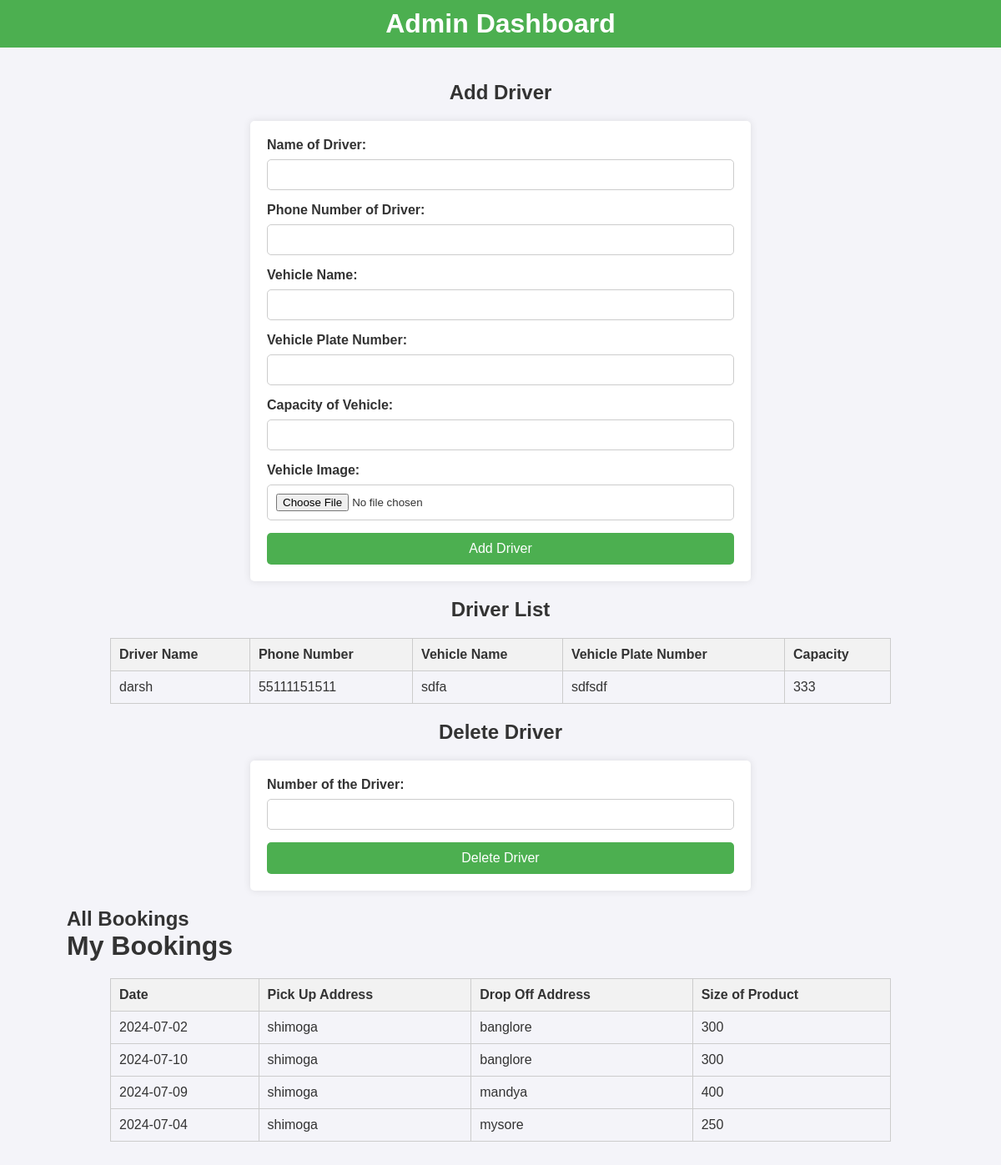
The page /admin_dashboard.php on the database its author committed.
### tables this page shows
CREATE TABLE `vehicle` (
  `id` int(11) NOT NULL,
  `driver_name` varchar(255) NOT NULL,
  `driver_phone` varchar(20) NOT NULL,
  `vehicle_name` varchar(255) NOT NULL,
  `vehicle_plate` varchar(50) NOT NULL,
  `capacity` varchar(50) NOT NULL,
  `vehicle_image` varchar(200) DEFAULT NULL
);

CREATE TABLE `booking` (
  `id` int(11) NOT NULL,
  `date` date NOT NULL,
  `address_pickup` varchar(255) NOT NULL,
  `address_drop` varchar(255) NOT NULL,
  `size_of_product` varchar(50) NOT NULL
);

### view_bookings.php (the view, shortened to what this page needs)
<?php
include 'db_connection.php';
$sql = "SELECT * FROM booking";
$result = $conn->query($sql);
if ($result->num_rows > 0) {
    echo "<h1>My Bookings</h1>";
    echo "<table border='1'>
            <tr>
                <th>Date</th>
                <th>Pick Up Address</th>
                <th>Drop Off Address</th>
                <th>Size of Product</th>
            </tr>";
    while ($row = $result->fetch_assoc()) {
        echo "<tr>
                <td>" . htmlspecialchars($row['date']) . "</td>
                <td>" . htmlspecialchars($row['address_pickup']) . "</td>
                <td>" . htmlspecialchars($row['address_drop']) . "</td>
                <td>" . htmlspecialchars($row['size_of_product']) . "</td>
              </tr>";
    }
    echo "</table>";
} else {
    echo "No bookings found";
}
?>

### admin_dashboard.php (shortened to what this page needs)
<!DOCTYPE html>
<html lang="en">
<head>
    <link rel="stylesheet" href="styles.css">
</head>
<body>
    <header>
        <span><h1>Admin Dashboard</h1></span>
    </header>
    <main>
        <center><h2>Add Driver</h2></center>
        <form id="addDriverForm" action="add_driver.php" method="POST" enctype="multipart/form-data">
            <label for="driver_name">Name of Driver:</label>
            <input type="text" id="driver_name" name="driver_name" required>
            <label for="driver_phone">Phone Number of Driver:</label>
            <input type="text" id="driver_phone" name="driver_phone" required>
            <label for="vehicle_name">Vehicle Name:</label>
            <input type="text" id="vehicle_name" name="vehicle_name" required>
            <label for="vehicle_plate">Vehicle Plate Number:</label>
            <input type="text" id="vehicle_plate" name="vehicle_plate" required>
            <label for="capacity">Capacity of Vehicle:</label>
            <input type="text" id="capacity" name="capacity" required>
            <label for="vehicle_image">Vehicle Image:</label>
            <input type="file" id="vehicle_image" name="vehicle_image" accept="image/*" required>
            <button type="submit">Add Driver</button>
        </form>
        <center><h2>Driver List</h2></center>
        <div id="driverList">
            <?php include 'view_drivers.php'; ?>
        </div>
        <center><h2>Delete Driver</h2></center>
        <form id="deleteDriverForm" action="delete_driver.php" method="POST">
            <label for="driver_phone_delete">Number of the Driver:</label>
            <input type="text" id="driver_phone_delete" name="driver_phone" required>
            <button type="submit">Delete Driver</button>
        </form>
        <h2>All Bookings</h2>
        <div id="bookings">
            <?php include 'view_bookings.php'; ?>
        </div>
    </main>
</body>
</html>

### view_drivers.php (shortened to what this page needs)
<?php
include 'db_connection.php';
$sql = "SELECT * FROM vehicle";
$result = $conn->query($sql);
if ($result->num_rows > 0) {
    echo "<table border='1'>
            <tr>
                <th>Driver Name</th>
                <th>Phone Number</th>
                <th>Vehicle Name</th>
                <th>Vehicle Plate Number</th>
                <th>Capacity</th>
            </tr>";
    while ($row = $result->fetch_assoc()) {
        echo "<tr>
                <td>" . htmlspecialchars($row['driver_name']) . "</td>
                <td>" . htmlspecialchars($row['driver_phone']) . "</td>
                <td>" . htmlspecialchars($row['vehicle_name']) . "</td>
                <td>" . htmlspecialchars($row['vehicle_plate']) . "</td>
                <td>" . htmlspecialchars($row['capacity']) . "</td>
              </tr>";
    }
    echo "</table>";
} else {
    echo "No drivers found";
}
?>

### styles.css (style rules this page uses)
* { margin: 0; padding: 0; box-sizing: border-box; }
body { font-family: Arial, sans-serif; margin: 0; padding: 0; background-color: #f4f4f9; color: #333; }
header { background-color: #4CAF50; color: white; padding: 10px 0; text-align: center; margin-bottom: 20px; }
header h1 { margin: 0; }
form { background-color: white; padding: 20px; border-radius: 5px; box-shadow: 0 0 10px rgba(0, 0, 0, 0.1); margin: 20px auto; width: 90%; max-width: 600px; }
form label { display: block; margin-bottom: 8px; font-weight: bold; }
form input[type="text"], form input[type="email"], form input[type="password"], form input[type="date"], form input[type="file"] { width: 100%; padding: 10px; margin-bottom: 15px; border: 1px solid #ccc; border-radius: 5px; box-sizing: border-box; }
form button { width: 100%; padding: 10px; background-color: #4CAF50; color: white; border: none; border-radius: 5px; cursor: pointer; font-size: 16px; }
table { width: 90%; margin: 20px auto; border-collapse: collapse; }
table, th, td { border: 1px solid #ccc; }
th, td { padding: 10px; text-align: left; }
th { background-color: #f2f2f2; }
main { width: 90%; margin: 0 auto; padding: 20px; }
h2 { margin-top: 0; }

### rows shown on the page
vehicle: driver_name "darsh", driver_phone "55111151511", vehicle_name "sdfa", vehicle_plate "sdfsdf", capacity "333"
booking: date "2024-07-02", address_pickup "shimoga", address_drop "banglore", size_of_product "300"
booking: date "2024-07-10", address_pickup "shimoga", address_drop "banglore", size_of_product "300"
booking: date "2024-07-09", address_pickup "shimoga", address_drop "mandya", size_of_product "400"
booking: date "2024-07-04", address_pickup "shimoga", address_drop "mysore", size_of_product "250"
